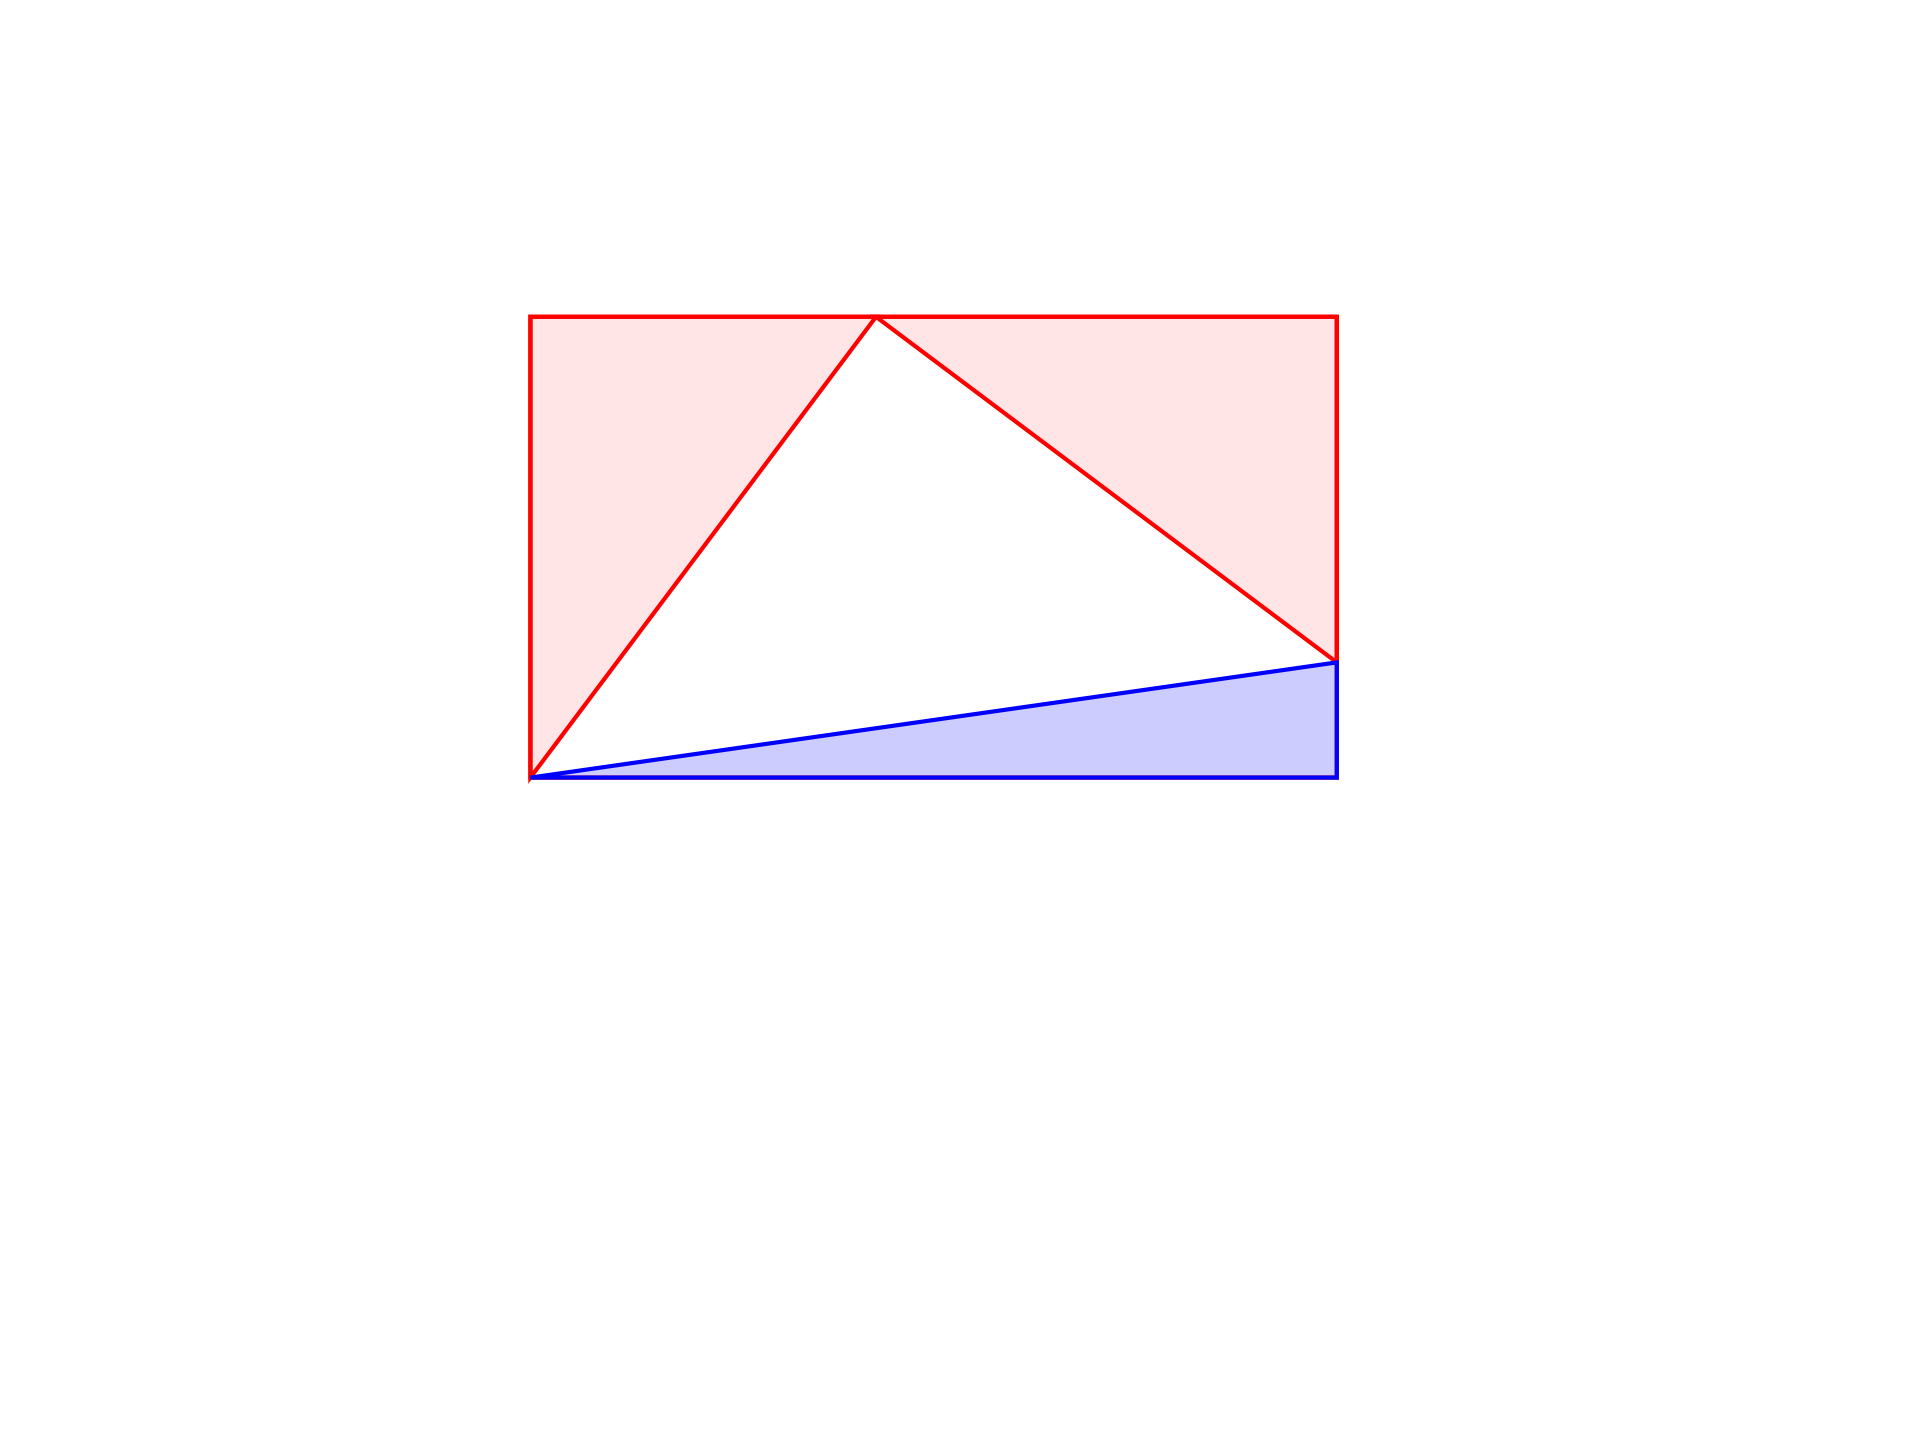

This chart was generated by the following Python code:
import matplotlib.pyplot as plt
import numpy as np
import geometry as geo
import math

fig, ax = geo.init()
ax.set(xlim=(0,110), ylim=(-10,100))

A = geo.Point(10,40)
B = geo.Point(90,40)
_,_,C,D = geo.get_rectangle_for_line([A,B],f=4/7)

P = geo.gpf([D,C],3/7)
Q = geo.gpf([B,C],1/4)

geo.opg(ax,[A,B,C,D])

geo.fpg(ax,[A,D,P])
geo.opg(ax,[A,D,P])

geo.fpg(ax,[P,Q,C])
geo.opg(ax,[P,Q,C])

geo.fpg(ax,[A,B,Q],fc='b',alpha=0.2)
geo.opg(ax,[A,B,Q],ec='b')

geo.savefig(plt)
